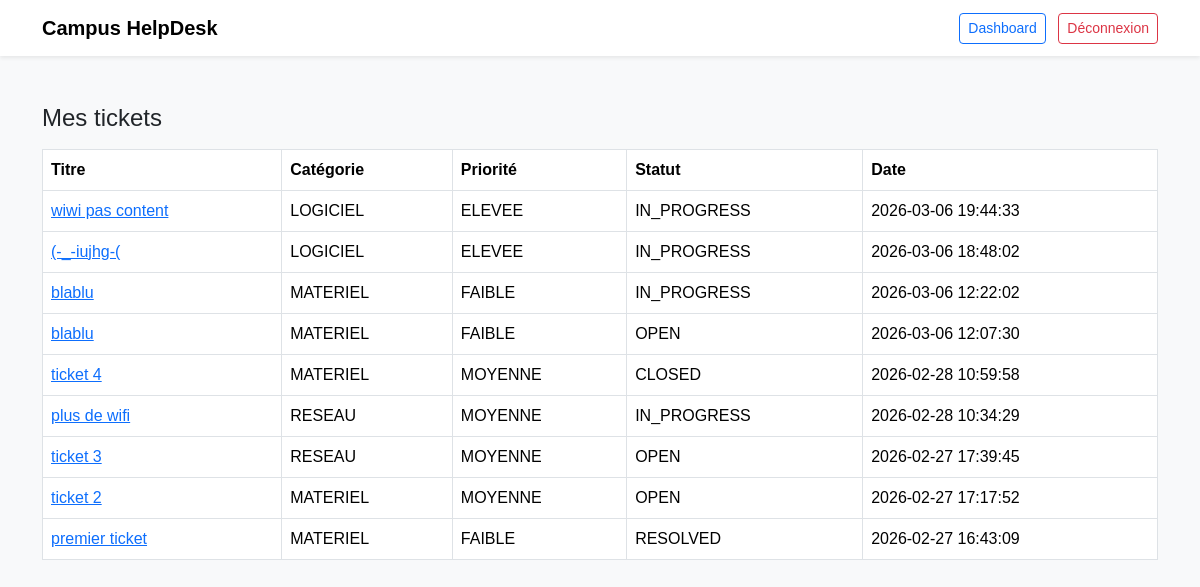
The app's page /index.php?route=tickets (signed in) with its own data.
### tables this page shows
CREATE TABLE `tickets` (
  `id` int(11) NOT NULL,
  `titre` varchar(150) NOT NULL,
  `description` text NOT NULL,
  `categorie` varchar(50) NOT NULL,
  `priorite` enum('FAIBLE','MOYENNE','ELEVEE') NOT NULL,
  `statut` enum('OPEN','IN_PROGRESS','RESOLVED','CLOSED') NOT NULL DEFAULT 'OPEN',
  `auteur_id` int(11) NOT NULL,
  `technicien_id` int(11) DEFAULT NULL,
  `created_at` datetime DEFAULT CURRENT_TIMESTAMP,
  `updated_at` datetime DEFAULT NULL
);

### app/core/View.php (called while the page is built, shortened)
<?php
final class View {
  public static function render(string $view, array $data = []){
    require __DIR__ . "/../views/layouts/main.php";
  }
}

### app/controllers/TicketController.php (called while the page is built, shortened)
<?php
require_once __DIR__ . '/../core/View.php';
require_once __DIR__ . '/../models/TicketModel.php';
final class TicketController {
  public function index() {
    $user = Auth::user();
    $ticketModel = new TicketModel();
    $statut = isset($_GET['statut']) ? $_GET['statut'] : null;
    $priorite = isset($_GET['priorite']) ? $_GET['priorite'] : null;
    if ($user['role'] === 'ETUDIANT') {
        $tickets = $ticketModel->findByAuteur($user['id']);
    } elseif ($user['role'] === 'TECH') {
        $tickets = $ticketModel->findAll($statut, $priorite);
    } else {
        $tickets = $ticketModel->findAll();
    }
    View::render('tickets/list', [
        'title' => 'Liste des tickets',
        'tickets' => $tickets,
        'user' => $user,
        'statut' => $statut ? $statut : '',
        'priorite' => $priorite ? $priorite : ''
    ]);
}
}

### public/index.php (called while the page is built, shortened)
<?php
$route = isset($_GET['route']) ? $_GET['route'] : '';
Router::dispatch($route);

### app/core/Database.php (called while the page is built, shortened)
<?php
final class Database {
  private static $pdo = null;
  public static function pdo(){
    if (self::$pdo === null) {
      $dsn = "mysql:host=127.0.0.1;dbname=campus_helpdesk;charset=utf8mb4";
      self::$pdo = new PDO($dsn, "root", "root", [
        PDO::ATTR_ERRMODE => PDO::ERRMODE_EXCEPTION,
        PDO::ATTR_DEFAULT_FETCH_MODE => PDO::FETCH_ASSOC,
        PDO::ATTR_EMULATE_PREPARES => false,
      ]);
    }
    return self::$pdo;
  }
}

### app/models/TicketModel.php (called while the page is built, shortened)
<?php
require_once __DIR__ . '/../core/Database.php';
final class TicketModel {
  public function findAll($statut = null, $priorite = null) {
    $sql = "SELECT * FROM tickets WHERE 1=1";
    $params = [];
    $sql .= " ORDER BY created_at DESC";
    $stmt = Database::pdo()->prepare($sql);
    $stmt->execute($params);
    return $stmt->fetchAll();
}
}

### app/views/tickets/list.php (the view, shortened to what this page needs)
<h1 class="h4 mb-3">Mes tickets</h1>
<?php if (empty($tickets)): ?>
  <div class="alert alert-info">Aucun ticket pour le moment.</div>
<?php else: ?>
  <table class="table table-bordered">
    <thead>
      <tr>
        <th>Titre</th>
        <th>Catégorie</th>
        <th>Priorité</th>
        <th>Statut</th>
        <th>Date</th>
      </tr>
    </thead>
    <tbody>
      <?php foreach ($tickets as $ticket): ?>
        <tr>
          <td>
            <a href="index.php?route=ticket-show&id=<?= $ticket['id'] ?>">
            <?= htmlspecialchars($ticket['titre']) ?>
            </a>
          </td>
          <td><?= htmlspecialchars($ticket['categorie']) ?></td>
          <td><?= htmlspecialchars($ticket['priorite']) ?></td>
          <td><?= htmlspecialchars($ticket['statut']) ?></td>
          <td><?= htmlspecialchars($ticket['created_at']) ?></td>
        </tr>
      <?php endforeach; ?>
    </tbody>
  </table>
<?php endif; ?>

### public/assets/css/style.css (style rules this page uses)
body { font-family: Arial, sans-serif; }

### records on screen
tickets: titre "wiwi pas content", categorie "LOGICIEL", priorite "ELEVEE", statut "IN_PROGRESS", created_at "2026-03-06 19:44:33"
tickets: titre "(-_-iujhg-(", categorie "LOGICIEL", priorite "ELEVEE", statut "IN_PROGRESS", created_at "2026-03-06 18:48:02"
tickets: titre "blablu", categorie "MATERIEL", priorite "FAIBLE", statut "IN_PROGRESS", created_at "2026-03-06 12:22:02"
tickets: titre "blablu", categorie "MATERIEL", priorite "FAIBLE", statut "OPEN", created_at "2026-03-06 12:07:30"
tickets: titre "ticket 4", categorie "MATERIEL", priorite "MOYENNE", statut "CLOSED", created_at "2026-02-28 10:59:58"
tickets: titre "plus de wifi", categorie "RESEAU", priorite "MOYENNE", statut "IN_PROGRESS", created_at "2026-02-28 10:34:29"
tickets: titre "ticket 3", categorie "RESEAU", priorite "MOYENNE", statut "OPEN", created_at "2026-02-27 17:39:45"
tickets: titre "ticket 2", categorie "MATERIEL", priorite "MOYENNE", statut "OPEN", created_at "2026-02-27 17:17:52"
tickets: titre "premier ticket", categorie "MATERIEL", priorite "FAIBLE", statut "RESOLVED", created_at "2026-02-27 16:43:09"
